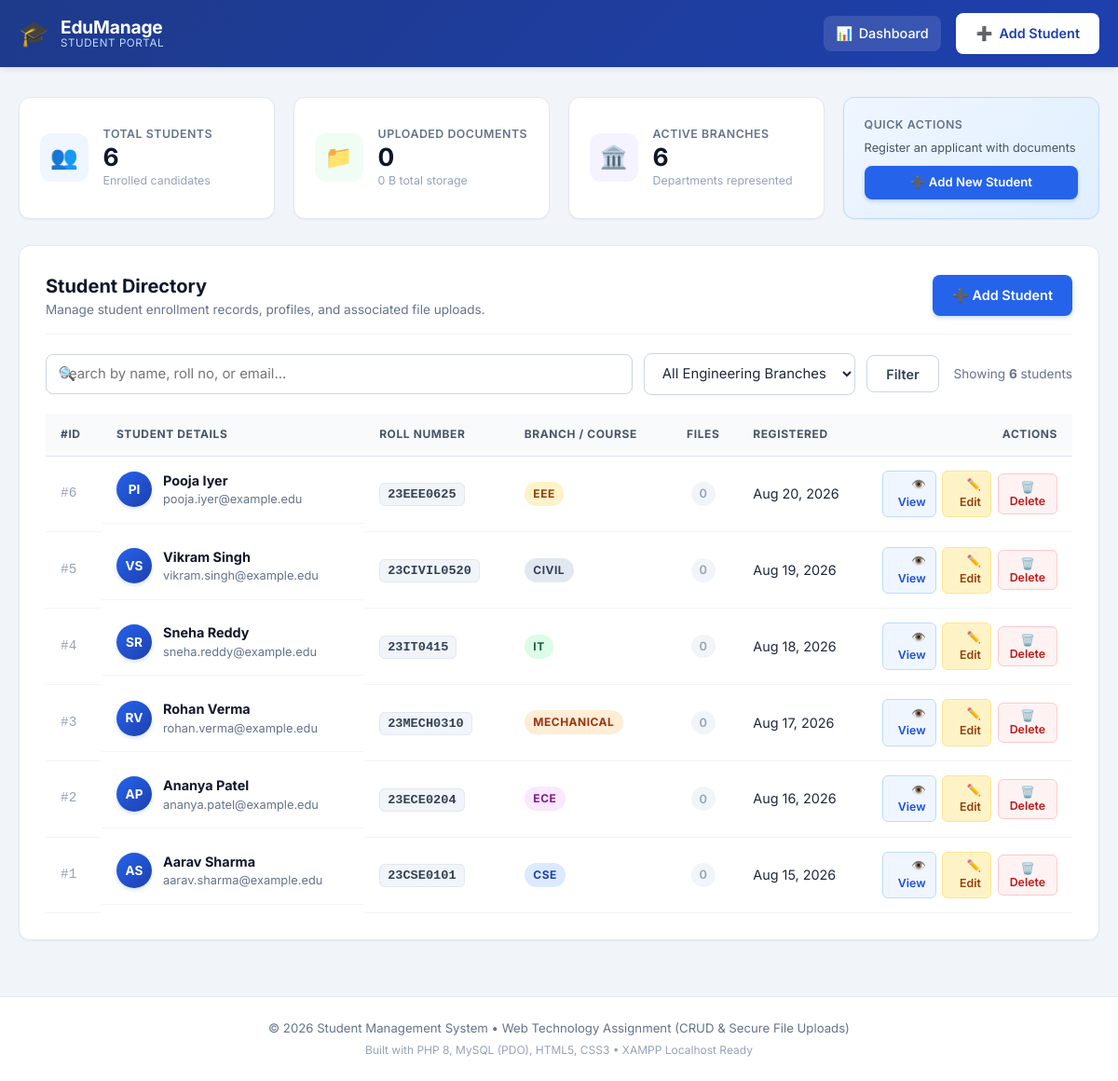
The page / on the database its author committed.
### tables this page shows
CREATE TABLE IF NOT EXISTS `students` (
  `id` INT AUTO_INCREMENT PRIMARY KEY,
  `name` VARCHAR(100) NOT NULL COMMENT 'Full name of the student',
  `roll_number` VARCHAR(50) NOT NULL UNIQUE COMMENT 'Unique institutional roll or enrollment number',
  `email` VARCHAR(150) NOT NULL COMMENT 'Institutional or personal email address',
  `course` VARCHAR(100) NOT NULL COMMENT 'Enrolled engineering branch/course',
  `created_at` TIMESTAMP DEFAULT CURRENT_TIMESTAMP COMMENT 'Timestamp of student registration',
  INDEX `idx_students_roll` (`roll_number`),
  INDEX `idx_students_course` (`course`)
);

### db.php (called while the page is built, shortened)
    <?php
function e(?string $string): string {
    return htmlspecialchars($string ?? '', ENT_QUOTES, 'UTF-8');
}
function formatBytes(int $bytes): string {
    if ($bytes < 1024) {
        return $bytes . ' B';
    } elseif ($bytes < 1048576) {
        return round($bytes / 1024, 1) . ' KB';
    } else {
        return round($bytes / 1048576, 2) . ' MB';
    }
}

### index.php (the view, shortened to what this page needs)
<?php
require_once __DIR__ . '/db.php';
try {
    $stmtTotalStudents = $pdo->query("SELECT COUNT(*) FROM students");
    $totalStudents = (int) $stmtTotalStudents->fetchColumn();
    $stmtTotalFiles = $pdo->query("SELECT COUNT(*), COALESCE(SUM(file_size), 0) FROM student_files");
    $fileStats = $stmtTotalFiles->fetch(PDO::FETCH_NUM);
    $totalFiles = (int) $fileStats[0];
    $totalStorageBytes = (int) $fileStats[1];
    $stmtCourses = $pdo->query("SELECT COUNT(DISTINCT course) FROM students");
    $activeCourses = (int) $stmtCourses->fetchColumn();
} catch (PDOException $e) {
    setFlash('error', 'Error loading dashboard metrics: ' . $e->getMessage());
    $totalStudents = $totalFiles = $totalStorageBytes = $activeCourses = 0;
}
$search = trim($_GET['search'] ?? '');
$courseFilter = trim($_GET['course'] ?? '');
$sql = "SELECT s.id, s.name, s.roll_number, s.email, s.course, s.created_at,
               COUNT(f.id) AS file_count
        FROM students s
        LEFT JOIN student_files f ON s.id = f.student_id";
$params = [];
$sql .= " GROUP BY s.id, s.name, s.roll_number, s.email, s.course, s.created_at ORDER BY s.id DESC";
try {
    $stmt = $pdo->prepare($sql);
    $stmt->execute($params);
    $students = $stmt->fetchAll();
} catch (PDOException $e) {
    setFlash('error', 'Error fetching student records: ' . $e->getMessage());
    $students = [];
}
require_once __DIR__ . '/header.php';
?>
<section class="dashboard-metrics" aria-label="Statistics Overview">
    <div class="metric-card">
        <div class="metric-icon metric-icon-blue">👥</div>
        <div class="metric-details">
            <span class="metric-label">Total Students</span>
            <strong class="metric-value"><?php echo number_format($totalStudents); ?></strong>
            <span class="metric-hint">Enrolled candidates</span>
        </div>
    </div>
    <div class="metric-card">
        <div class="metric-icon metric-icon-green">📁</div>
        <div class="metric-details">
            <span class="metric-label">Uploaded Documents</span>
            <strong class="metric-value"><?php echo number_format($totalFiles); ?></strong>
            <span class="metric-hint"><?php echo formatBytes($totalStorageBytes); ?> total storage</span>
        </div>
    </div>
    <div class="metric-card">
        <div class="metric-icon metric-icon-purple">🏛️</div>
        <div class="metric-details">
            <span class="metric-label">Active Branches</span>
            <strong class="metric-value"><?php echo number_format($activeCourses); ?></strong>
            <span class="metric-hint">Departments represented</span>
        </div>
    </div>
    <div class="metric-card metric-card-action">
        <div class="metric-action-content">
            <span class="metric-label">Quick Actions</span>
            <p class="metric-subtext">Register an applicant with documents</p>
            <a href="add_student.php" class="btn btn-primary btn-sm">
                <span>➕ Add New Student</span>
            </a>
        </div>
    </div>
</section>
<section class="card table-card">
    <div class="card-header-bar">
        <div class="header-titles">
            <h2 class="section-title">Student Directory</h2>
            <p class="section-subtitle">Manage student enrollment records, profiles, and associated file uploads.</p>
        </div>
        <div class="header-tools">
            <a href="add_student.php" class="btn btn-primary">
                <span>➕ Add Student</span>
            </a>
        </div>
    </div>
    <div class="filter-bar">
        <form method="GET" action="index.php" class="filter-form">
            <div class="search-input-wrap">
                <span class="search-icon" aria-hidden="true">🔍</span>
                <input
                    type="text"
                    name="search"
                    class="form-control search-input"
                    placeholder="Search by name, roll no, or email..."
                    value="<?php echo e($search); ?>"
                >
            </div>
            <div class="select-filter-wrap">
                <select name="course" class="form-control select-input" onchange="this.form.submit()">
                    <option value="">All Engineering Branches</option>
                </select>
            </div>
            <button type="submit" class="btn btn-secondary">Filter</button>
        </form>
        <div class="filter-summary">
            Showing <strong><?php echo count($students); ?></strong> student<?php echo count($students) === 1 ? '' : 's'; ?>
        </div>
    </div>
    <div class="table-responsive">
        <table class="data-table" aria-label="Students List">
            <thead>
                <tr>
                    <th scope="col" style="width: 60px;">#ID</th>
                    <th scope="col">Student Details</th>
                    <th scope="col">Roll Number</th>
                    <th scope="col">Branch / Course</th>
                    <th scope="col" style="text-align: center;">Files</th>
                    <th scope="col">Registered</th>
                    <th scope="col" style="text-align: right; width: 220px;">Actions</th>
                </tr>
            </thead>
            <tbody>
                <?php if (empty($students)): ?>
                    <tr>
                        <td colspan="7" class="empty-table-cell">
                            <div class="empty-state">
                                <span class="empty-icon">📂</span>
                                <h3>No Students Found</h3>
                                <p><?php echo ($search !== '' || $courseFilter !== '') ? 'No student records matched your search query or filter.' : 'No students have been registered yet.'; ?></p>
                                <?php if ($search !== '' || $courseFilter !== ''): ?>
                                    <a href="index.php" class="btn btn-secondary btn-sm">Reset Search Filters</a>
                                <?php else: ?>
                                    <a href="add_student.php" class="btn btn-primary btn-sm">Add First Student</a>
                                <?php endif; ?>
                            </div>
                        </td>
                    </tr>
                <?php else: ?>
                    <?php foreach ($students as $student): ?>
                        <?php
                            $initials = '';
                            $nameParts = explode(' ', trim($student['name']));
                            foreach ($nameParts as $part) {
                                if (!empty($part)) $initials .= strtoupper($part[0]);
                                if (strlen($initials) >= 2) break;
                            }
                        ?>
                        <tr>
                            <td class="cell-id">#<?php echo e($student['id']); ?></td>
                            <td class="cell-student">
                                <div class="student-avatar" aria-hidden="true">
                                    <?php echo e($initials ?: 'ST'); ?>
                                </div>
                                <div class="student-meta">
                                    <a href="view_student.php?id=<?php echo e($student['id']); ?>" class="student-name-link">
                                        <strong><?php echo e($student['name']); ?></strong>
                                    </a>
                                    <span class="student-email"><?php echo e($student['email']); ?></span>
                                </div>
                            </td>
                            <td class="cell-roll">
                                <span class="roll-badge"><?php echo e($student['roll_number']); ?></span>
                            </td>
                            <td class="cell-course">
                                <span class="course-badge course-badge-<?php echo strtolower(e($student['course'])); ?>">
                                    <?php echo e($student['course']); ?>
                                </span>
                            </td>
                            <td class="cell-files" style="text-align: center;">
                                <?php if ($student['file_count'] > 0): ?>
                                    <a href="view_student.php?id=<?php echo e($student['id']); ?>#documents" class="file-count-badge has-files" title="<?php echo e($student['file_count']); ?> uploaded files">
                                        📎 <?php echo e($student['file_count']); ?>
                                    </a>
                                <?php else: ?>
                                    <span class="file-count-badge no-files" title="No files uploaded">
                                        0
                                    </span>
                                <?php endif; ?>
                            </td>
                            <td class="cell-date">
                                <?php echo date('M d, Y', strtotime($student['created_at'])); ?>
                            </td>
                            <td class="cell-actions" style="text-align: right;">
                                <div class="action-btn-group">
                                    <a href="view_student.php?id=<?php echo e($student['id']); ?>" class="btn-action btn-action-view" title="View Student Profile">
                                        👁️ View
                                    </a>
                                    <a href="edit_student.php?id=<?php echo e($student['id']); ?>" class="btn-action btn-action-edit" title="Edit Student">
                                        ✏️ Edit
                                    </a>
                                    <button
                                        type="button"
                                        class="btn-action btn-action-delete"
                                        onclick="confirmDelete(<?php echo (int) $student['id']; ?>, '<?php echo addslashes(e($student['name'])); ?>', '<?php echo addslashes(e($student['roll_number'])); ?>')"
                                        title="Delete Student"
                                    >
                                        🗑️ Delete
                                    </button>
                                </div>
                            </td>
                        </tr>
                    <?php endforeach; ?>
                <?php endif; ?>
            </tbody>
        </table>
    </div>
</section>
<?php require_once __DIR__ . '/footer.php'; ?>

### header.php (shortened to what this page needs)
<?php
require_once __DIR__ . '/db.php';
$currentPage = basename($_SERVER['PHP_SELF']);
?>
<!DOCTYPE html>
<html lang="en">
<head>
    <link rel="stylesheet" href="style.css">
</head>
<body>
    <div class="app-layout">
        <header class="navbar">
            <div class="nav-container">
                <a href="index.php" class="nav-brand">
                    <span class="brand-icon">🎓</span>
                    <span class="brand-text">
                        <strong>EduManage</strong>
                        <span class="brand-sub">Student Portal</span>
                    </span>
                </a>
                <nav class="nav-links">
                    <a href="index.php" class="nav-link <?php echo ($currentPage === 'index.php') ? 'active' : ''; ?>">
                        <span class="nav-icon">📊</span> Dashboard
                    </a>
                    <a href="add_student.php" class="btn btn-nav-primary">
                        <span class="btn-icon">➕</span> Add Student
                    </a>
                </nav>
            </div>
        </header>
        <main class="main-body">
            <div class="content-container">

### footer.php (shortened to what this page needs)
            </div>
        </main>
        <footer class="app-footer">
            <div class="footer-container">
                <p>&copy; <?php echo date('Y'); ?> Student Management System &bull; Web Technology Assignment (CRUD &amp; Secure File Uploads)</p>
                <p class="footer-subtext">Built with PHP 8, MySQL (PDO), HTML5, CSS3 &bull; XAMPP Localhost Ready</p>
            </div>
        </footer>
    </div>
</body>
</html>

### rows shown on the page
students: id "6", initials "PI", name "Pooja Iyer", email "pooja.iyer@example.edu", roll_number "23EEE0625", course "EEE", created_at "Aug 20, 2026"
students: id "5", initials "VS", name "Vikram Singh", email "vikram.singh@example.edu", roll_number "23CIVIL0520", course "CIVIL", created_at "Aug 19, 2026"
students: id "4", initials "SR", name "Sneha Reddy", email "sneha.reddy@example.edu", roll_number "23IT0415", course "IT", created_at "Aug 18, 2026"
students: id "3", initials "RV", name "Rohan Verma", email "rohan.verma@example.edu", roll_number "23MECH0310", course "MECHANICAL", created_at "Aug 17, 2026"
students: id "2", initials "AP", name "Ananya Patel", email "ananya.patel@example.edu", roll_number "23ECE0204", course "ECE", created_at "Aug 16, 2026"
students: id "1", initials "AS", name "Aarav Sharma", email "aarav.sharma@example.edu", roll_number "23CSE0101", course "CSE", created_at "Aug 15, 2026"

### other values the page prints
$totalStudents "6"
$totalFiles "0"
formatBytes($totalStorageBytes) "0 B"
$activeCourses "6"
count($students) "6"
